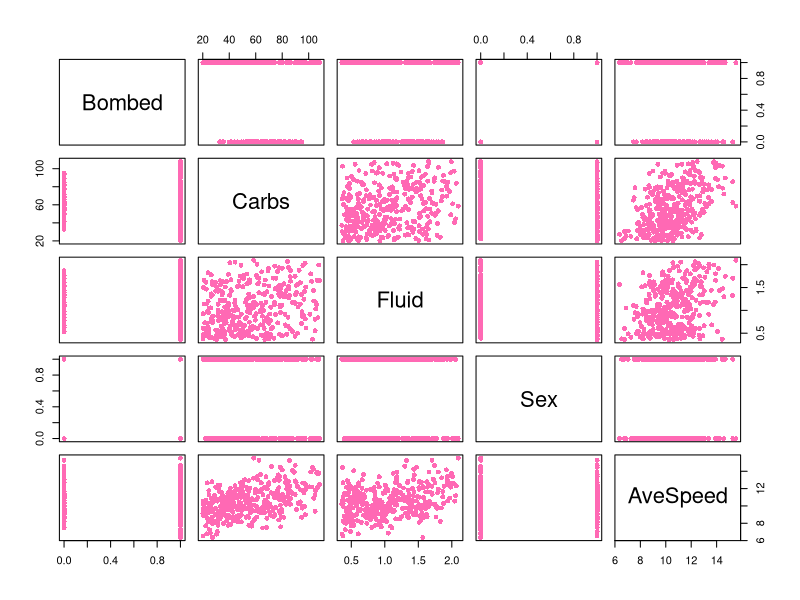
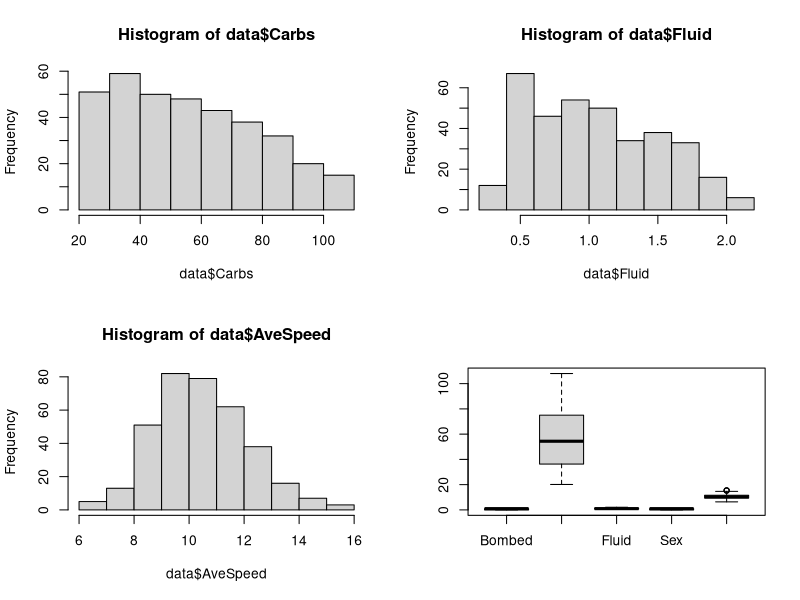

Generate these figures, in order, with R: (Note: this script raises an error after producing the figures.)
rm(list=ls())
library(Matrix)
# EDA
data = as.data.frame(read.table("HittingTheWall_2026.txt", header=TRUE))
head(data)
summary(data)
# First we check for correlations
pairs(Bombed ~ . , data=data, pch=16, col="hotpink")

# Then we check for distribution of the data
par(mfrow=c(2,2))
hist(data$Carbs)
hist(data$Fluid)
hist(data$AveSpeed)
boxplot(data)
# From the summary and the boxplot, we see that the features have ranges that vary greatly.
# This is bad for neural networks. We must thus standardise the data to make sure no variables
# Dominate
data_scaled = as.data.frame(scale(data))
summary(data_scaled)
par(mfrow = c(1, 1))

softmax = function(Z_l){
  # This fucntion takes in a q x N matrix, with z vector for each observation as columns
  # Outputs a q x N probability matrix
  
  # We first calculatethe max value for each column
  z_max = apply(Z_l, 2, max)
  # turn the max matrix into a diagonal matrix
  Z_max = diag(z_max)
  # Apply exp to both Z_max and Z_l and then calculate exp(z_l - z_max) product
  expZ_max = -exp(Z_max)
  expZ_l = exp(Z_l)
  expDiff = expZ_l %*% expZ_max
  
  # Get the denominators for softmax
  Denominator = diag(1/colSums(expDiff))
  
  S = expDiff %*% Denominator
  return(S)
}
Xu = cbind(data$AveSpeed, data$Sex)
Xv = cbind(data$Carbs, data$Fluid)

# We should not scale the response variable
Y = cbind(data$Bombed)

sig = function(A){
  return(tanh(A))
}
sig_out = function(a){
  return (1/(1+exp(-a)))
}

obj = function(Y, Y_hat){
  epsilon = 1e-8 # to prevent log(0)
  Y_hat = pmax(pmin(Y_hat, 1-epsilon),epsilon)
  return (sum(-(Y * log(t(Y_hat)) + (1-Y) * log(t(1-Y_hat)))))
}

neural_net = function(Xu, Xv, m, theta, nu, Y=NULL){
  # output: Y_hat: Raw probability output of the logistic function
  # output: pred: prediction
  
  # Note I purposely made neural net function not taking in Y to ensure modularity
  # In my opinion, evaluation should be the job of obj_train (the function fed into nlm)
  # So we should not provide Y when making prediction with neural_net.
  # Inference is the only job of neural_net
  
  
  pu = dim(Xu)[2]
  pv = dim(Xv)[2]
  N = dim(Xu)[1]
  X = cbind(Xu, Xv)
  # 2m part
  
  index = 1:(m*pu)
  W1u = matrix(theta[index], pu, m)

  index = max(index) + 1:(pv*m)
  W1v = matrix(theta[index], pv, m)

  W1 = as.matrix(bdiag(W1u, W1v))

  # 2 layer
  index = max(index)+1:(2*m*2) 
  W2 = matrix(theta[index], 2 * m, 2)

  
  index = max(index)+1:2
  W3 = matrix(theta[index], 2, 1)

  index = max(index) + 1:(m)
  b1u = matrix(theta[index], m, 1)
  index = max(index) + 1:(m)
  b1v = matrix(theta[index], m, 1)
  b1 = rbind(b1u, b1v)
  
  index = max(index) + 1:2
  b2 = matrix(theta[index], 2, 1)
  index = max(index) + 1:1
  b3 = matrix(theta[index], 1, 1)
  
  ones = matrix(1, N, 1)
  A0 = as.matrix(t(X))
  A1 = sig(t(W1) %*% A0 + b1 %*% t(ones))
  A2 = sig(t(W2) %*% A1 + b2 %*% t(ones))
  z_out = t(W3) %*% A2 + b3 %*% t(ones)
  # Since this is a classification problem, we use logistic equation
  Y_hat = sig_out(z_out)
  pred = ifelse(Y_hat >= 0.5, 1, 0)

  
  return(list(Y_hat = Y_hat, pred = pred, E=))
}

set.seed(2026)
m = 4
N = dim(Y)[1]
train_indices = sample(1:N, size=round(0.8*N))

Xtrain_u = Xu[train_indices,]
Xtrain_v = Xv[train_indices,]
Ytrain = as.matrix(Y[train_indices])

Xvalid_u = Xu[-train_indices,]
Xvalid_v = Xv[-train_indices,]
Yvalid = as.matrix(Y[-train_indices])

pu = dim(Xu)[2]
pv = dim(Xv)[2]
nparams = (pu * m) + (pv * m) + 2 * m  + 2 * m * 2 + 2 + 2 + 1
theta = runif(nparams, -1, 1)

nu_grid = exp(seq(-8,-0,length
            =30))
# Do grid search on values of nu_grid
errors = rep(1, length(nu_grid))
theta_store = matrix(NA, length(nu_grid), nparams)
for (i in 1:length(nu_grid)){
  nu = nu_grid[i]
  
  obj_train = function(theta_init) {
    result = neural_net(Xtrain_u, Xtrain_v, 4, theta_init, nu)
    
    base_error = obj(Ytrain, result$Y_hat) / nrow(Xtrain_u)
    penalty = (nu / nrow(Xtrain_u)) * (sum(result$W1^2) + sum(result$W2^2) + sum(result$W3^2))
    return(base_error + penalty)
  }
  cat("Training network for nu =", nu, "\n")
  trained = nlm(obj_train,theta, iterlim=500)
  theta_store[i, ] =trained$estimate
  valid_result = neural_net(Xvalid_u, Xvalid_v, 4, trained$estimate, nu)

  cat("Finished validating nu =", nu, "\n")
  errors[i] = obj(Yvalid, valid_result$Y_hat) / nrow(Xvalid_u)
}
plot(errors ~ log(nu_grid), pch=1, col="firebrick4", type="b")
best_index = which.min(errors)
best_nu = nu_grid[best_index]
theta_best_nu = theta_store[best_index,]

# Response Curve over Carbs, Sex, Fluid

library(colorspace)
color.gradient = function(x, colors=c('coral','purple','skyblue1'), colsteps=25)
{
  colpal = colorRampPalette(colors)
  return( colpal(colsteps)[ findInterval(x, seq(min(x),max(x), length=colsteps)) ] )
}


M=100
carbs_seq = seq(min(data$Carbs),max(data$Carbs),length.out= M)
carbs_mean = mean(data$Carbs)
fluid_seq = seq(min(data$Fluid),max(data$Fluid),length.out= M)
fluid_mean = mean(data$Fluid)




xxv1 = rep(carbs_seq, M)
xxv2 = rep(fluid_seq, each =M)
XXv = cbind(xxv1, xxv2)

xxu1 = rep(12, M^2)
xxu2_male = rep(0, each = M^2)
xxu2_female = rep(1, each=M^2)
XXumale = cbind(xxu1, xxu2_male)
XXufemale = cbind(xxu1, xxu2_female)

response_male = neural_net(XXumale, XXv, 4, theta_best_nu, best_nu)
response_female = neural_net(XXufemale,XXv,  4, theta_best_nu, best_nu)
plot(xxv2 ~ xxv1, col=color.gradient(response_male$Y_hat), pch=16)
plot(xxv2 ~ xxv1, col=color.gradient(response_female$Y_hat), pch=16)


Xu_male = data.frame(AveSpeed=12, Sex=0)
Xu_male = Xu_male[rep(seq_len(nrow(Xu_male)), each = 100), ]
Xu_female = data.frame(AveSpeed=12, Sex=1)
Xu_female = Xu_female[rep(seq_len(nrow(Xu_female)), each = 100), ]
Xv_carbs = data.frame(Carbs=carbs_seq, fluid=fluid_mean)
Xv_fluid = data.frame(Carbs=carbs_mean, fluid=fluid_seq)
X_carbs = data.frame(AveSpeed=12, Sex=0, Fluid=1)

pred_carbsMale = neural_net(Xu_male, Xv_carbs, 4, theta_best_nu, best_nu)
pred_carbsFemale = neural_net(Xu_female, Xv_carbs, 4, theta_best_nu, best_nu)
pred_fluidMale = neural_net(Xu_male, Xv_fluid, 4, theta_best_nu, best_nu)
pred_fluidFemale =neural_net(Xu_female, Xv_fluid, 4, theta_best_nu, best_nu)


plot(as.vector(pred_carbsMale$Y_hat) ~ carbs_seq, type="l", col="coral1", lwd=2, 
     xlab="Carbs", ylab="Probability of Bombing", main="Response to Carbs by Sex", ylim=c(0,1))
lines(as.vector(pred_carbsFemale$Y_hat) ~ carbs_seq, type="l", col="skyblue4", lwd=2)
legend("bottomleft", legend=c("Male (Sex=0)", "Female (Sex=1)"), 
       col=c("coral1", "skyblue4"), lty=1, lwd=2, cex=0.5)

plot(as.vector(pred_fluidMale$Y_hat) ~ fluid_seq, type="l", col="hotpink", lwd=2, 
     xlab="Fluid", ylab="Probability of Bombing", main="Response to Fluid by Sex")
lines(as.vector(pred_fluidFemale$Y_hat) ~ fluid_seq, type="l", col="black", lwd=2)
legend("bottomleft", legend=c("Male (Sex=0)", "Female (Sex=1)"), 
       col=c("hotpink", "black"), lty=1, lwd=2, cex=0.5)


# Interpretation: It seems like males, in general, are able to consume less carbs, and drink more fluid to avoid getting bombed.
# On the other hand, female atheletes cannot drink as much fluid as males, and require more carbs to not getting bombed

# We recommend male runners to aim to consume between 1l to 1.8l of fluid,, 50g to 90g of carbs when running at 12km/hr
# Female runners should aim to consume between 1l to 1.6l of fluid, 60g to 90g of carbs when running at 12km/hr.

# Empirical advantage of using a split brain network

# Just in case we need cross validation
set.seed(2026)
cross_validation = function(Xu, Xv, folds, nu){
  total_valid_error = 0
  N = dim(X)[1]
  fold_size = floor(N/5)
  for (i in 1:folds){
    if (i != folds){
      valid_indices = (i-1) * fold_size : i * fold_size
    }
    else{
      # Handle last trailing values
      valid_indices= (i-1) * fold_size:-1
    }
    Xu_train = Xu[-valid_indices, ]
    Xu_valid = Xu[valid_indices,]
    Xv_train = Xv[-valid_indices, ]
    Xv_valid = Xv[valid_indices,]
    Y_train = as.matrix(Y[-valid_indices])
    Y_valid = as.matrix(Y[valid_indices])
    
    nparams = (pu * m) + (pv * m) + 2 * m  + 2 * m * 2 + 2 + 2 + 1
    theta = runif(nparams, -1, 1)
    
    # Wrapper function to train NN with nlm
    obj_train = function(theta_init) {
      result = neural_net(Xu_train, Xv_train, 4, theta_init, nu)
      return(result$pred)
    }
    result_fold = nlm(neural_net, theta)
    total_valid_error = neural_net(Xu_valid, Xv_valid, 4, result_fold$esimate, Y_valid, nu)
    
    return (total_valid_error/folds)
  }
  
  
}

# 80-20 splits mean we do 5 folds cross validation
result = nlm(obj_train, theta)
